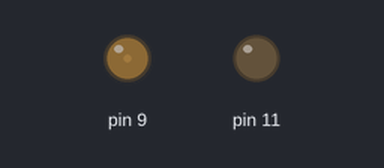
Bench run of a sketch on a simulated Arduino Uno, built with avr-gcc and run on an emulated ATmega328P. Parts: output pins drawn as LEDs (lit = HIGH).

Above: at 0.05 s.
At 2.5 s:
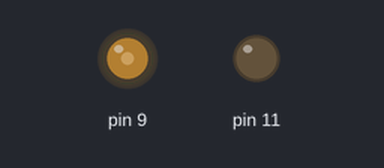
At 5.0 s:
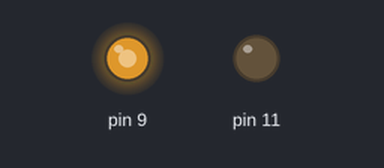
Timing chart, 0 to 6.5 s (numbered marks = the images above):
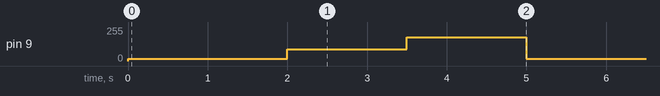

The sketch:

Servo_cinta.ino
```cpp
#include <Servo.h>

//const int max = 240; //Servo negro
const int max = 180; //Prueba servo negro antes del limite
const int min = 0; //Servo negro
const int delta = 5;

int pos1;
int pos2;
int pos3;

void setup() {
  Serial.begin(9600);
  pinMode(11, OUTPUT);
  pos1 = map(10, 0, 100, min, max);
  pos2 = map(50, 0, 100, min, max);
  pos3 = map(100, 0, 100, min, max);
}

void loop() {
  analogWrite(9, pos1);
  delay(2000);
  analogWrite(9, pos2);
  delay(1500);
  analogWrite(9, pos3);
  delay(1500);
}
```

Measured:
- by itself, pin 9: repeats every 5.0 s: 90/255 1.5 s, 180/255 1.5 s, 18/255 2.0 s
